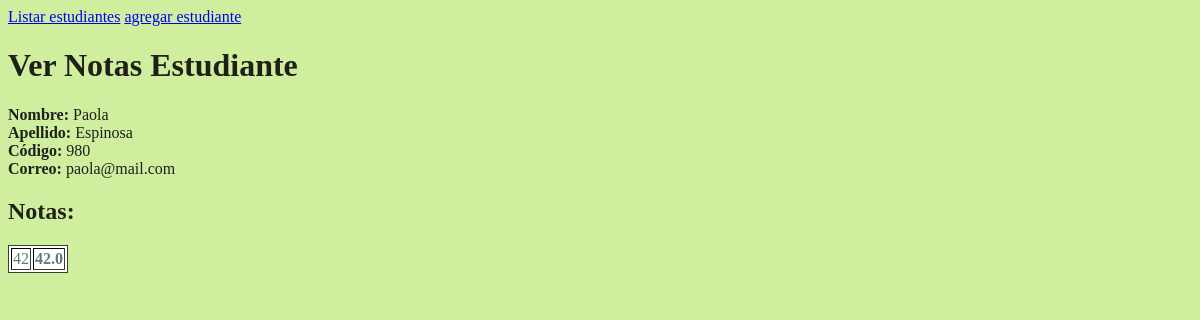
/ver_notas?id=2, run on the app's committed database.
### principal.py (models this page shows, shortened)
class Estudiante(db.Model):
    id = db.Column('estudiante_id', db.Integer, primary_key = True)
    nombre = db.Column(db.String(50))
    apellido = db.Column(db.String(50))
    codigo = db.Column(db.String(15))
    correo = db.Column(db.String(50))

class Nota(db.Model):
    id = db.Column('nota_id', db.Integer, primary_key = True)
    valor = db.Column(db.Integer)
    estudiante = db.Column(db.Integer)

### principal.py (the view)
@app.route('/ver_notas', methods=['GET'])
def ver_notas():
    if request.method == 'GET':
        id = request.args.get('id')
        est = Estudiante.query.filter_by(id = id).first()
        notas = Nota.query.filter_by(estudiante = id).all()
        acumulado = 0
        for n in notas:
            acumulado += n.valor
        acumulado /= len(notas)
        return render_template("ver_notas.html", e = est, notas = notas, definitiva = acumulado)

### templates/ver_notas.html (shortened to what this page needs)
<!DOCTYPE html>
<html>
    <head>
        <link rel="stylesheet" type="text/css" href="{{url_for('static', filename='estilos/default.css')}}">
    </head>
    <body>
        <nav>
            <a href="{{ url_for('index')}}">Listar estudiantes</a>
            <a href="{{ url_for('nuevo')}}">agregar estudiante</a>
        </nav>
        <h1>Ver Notas Estudiante</h1>
        <section>
            <b>Nombre: </b> {{ e.nombre }}<br>
            <b>Apellido:</b> {{ e.apellido }}<br>
            <b>Código:</b> {{ e.codigo }}<br>
            <b>Correo:</b> {{ e.correo }}<br>
        </section>
        <h2>Notas:</h2>
        <table border='1'>
            <tr>
            {% for n in notas %}
                <td>{{ n.valor }}</td>
            {% endfor %}
            <th>{{ definitiva }}</th>
            </tr>
        </table>
    </body>
</html>

### static/estilos/default.css (style rules this page uses)
body { background-color: #cfee9e; color: #1e2019; }
table { background-color: #ffffff; color: #587b7f; border: 1px solid #394032 }
th { font-weight: bolder; }

### data on the page
Estudiante: nombre "Paola", apellido "Espinosa", codigo "980", correo "paola@mail.com"
Nota: valor "42"

### other printed values
{{ definitiva }} "42.0"
